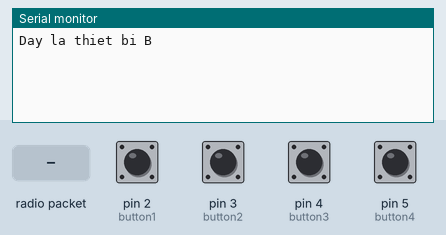
Recording of a sketch running on a simulated Arduino Uno, built with avr-gcc and run on an emulated ATmega328P. On the bench: the last lines printed to the serial monitor. The inputs (shaded band) are chosen by the test bench; at power-on: pin 2 (button1), pin 3 (button2), pin 4 (button3), pin 5 (button4) HIGH. No radio packets arrive unless stated.

Above: at 1.2 s.
1.3 s: pin 2 (button1) pulled LOW for 0.15 s
At 2.6 s:
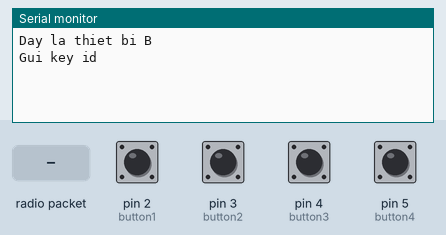
2.9 s: radio packet "Xac thuc thanh cong" arrives
At 4.1 s:
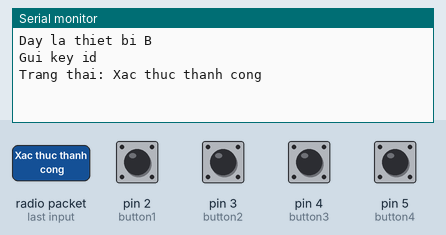
4.4 s: radio packet "1" arrives
At 5.3 s:
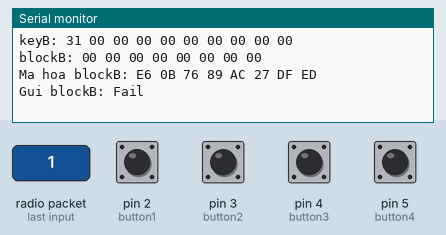
5.9 s: radio packet "0" arrives
At 6.6 s:
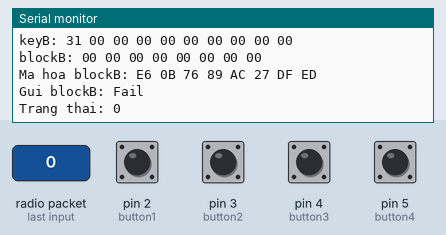

The sketch:

trans.ino
```cpp
#include <SPI.h>
#include <nRF24L01.h>
#include <RF24.h>

#define PRESENT_KEY_SIZE 10
#define PRESENT_BLOCK_SIZE 8
#define PRESENT_ROUNDS 31

int key_id_B = 2020703220207033;
RF24 radio(9, 10); // CE, CSN
const int button1 = 2;
const int button2 = 3;  // led đỏ
const int button3 = 4;  // Led vàng
const int button4 = 5;  // Led xanh
const byte addresses[][6] = {"1Node", "2Node"};
uint8_t keyB[PRESENT_KEY_SIZE] = {0};
uint8_t blockB[PRESENT_BLOCK_SIZE] = {0};

bool authenticated = false;
unsigned long lastDebounceTime = 0;
unsigned long debounceDelay = 50;
int lastButtonState[4] = {HIGH, HIGH, HIGH, HIGH};
int buttonState[4] = {HIGH, HIGH, HIGH, HIGH};

static const uint8_t SBox[16] = {
    0xC, 0x5, 0x6, 0xB, 0x9, 0x0, 0xA, 0xD, 0x3, 0xE, 0xF, 0x8, 0x4, 0x7, 0x1, 0x2
};

static const uint8_t PBox[64] = {
    0, 16, 32, 48, 1, 17, 33, 49, 2, 18, 34, 50, 3, 19, 35, 51,
    4, 20, 36, 52, 5, 21, 37, 53, 6, 22, 38, 54, 7, 23, 39, 55,
    8, 24, 40, 56, 9, 25, 41, 57, 10, 26, 42, 58, 11, 27, 43, 59,
    12, 28, 44, 60, 13, 29, 45, 61, 14, 30, 46, 62, 15, 31, 47, 63
};

void setup() {
  Serial.begin(9600);
  while (!Serial) {
    ;
  }

  if (!radio.begin()) {
    Serial.println("NRF24L01 initialization failed!");
    while (1);
  }
  radio.openWritingPipe(addresses[1]); // 00002
  radio.openReadingPipe(1, addresses[0]); // 00001
  radio.setPALevel(RF24_PA_LOW);
  radio.setDataRate(RF24_250KBPS);
  radio.setChannel(76);
  radio.stopListening();
  pinMode(button1, INPUT_PULLUP);
  pinMode(button2, INPUT_PULLUP);
  pinMode(button3, INPUT_PULLUP);
  pinMode(button4, INPUT_PULLUP);

  Serial.println("Day la thiet bi B");
}

void printHex(uint8_t* data, int length) {
  for (int i = 0; i < length; i++) {
    if (data[i] < 0x10) Serial.print("0");
    Serial.print(data[i], HEX);
    Serial.print(" ");
  }
  Serial.println();
}

void processReceivedData(uint8_t* keynhan) {
  Serial.print("Goi tin tu A: ");
  printHex(keynhan, 18);

  for (int i = 0; i < PRESENT_KEY_SIZE; i++) {
    keyB[i] = keynhan[i];
  }

  for (int i = 0; i < PRESENT_BLOCK_SIZE; i++) {
    blockB[i] = keynhan[i + PRESENT_KEY_SIZE];
  }

  Serial.print("keyB: ");
  printHex(keyB, PRESENT_KEY_SIZE);

  Serial.print("blockB: ");
  printHex(blockB, PRESENT_BLOCK_SIZE);
}

void present_encrypt(uint8_t *block, uint8_t *key) {
    uint64_t state = 0;
    uint64_t round_key[PRESENT_ROUNDS + 1];

    for (int i = 0; i < PRESENT_BLOCK_SIZE; ++i) {
        state |= ((uint64_t)block[i]) << (8 * (7 - i));
    }

    for (int i = 0; i <= PRESENT_ROUNDS; ++i) {
        round_key[i] = 0;
        for (int j = 0; j < PRESENT_KEY_SIZE; ++j) {
            round_key[i] |= ((uint64_t)key[j]) << (8 * (9 - j));
        }

        for (int j = 0; j < 8; ++j) {
            key[j] = key[j + 1];
        }
        key[8] = key[9];
        key[9] = key[1] ^ i;
    }

    for (int i = 0; i < PRESENT_ROUNDS; ++i) {
        state ^= round_key[i];

        uint64_t new_state = 0;
        for (int j = 0; j < 16; ++j) {
            new_state |= ((uint64_t)SBox[(state >> (4 * j)) & 0xF]) << (4 * j);
        }
        state = new_state;

        new_state = 0;
        for (int j = 0; j < 64; ++j) {
            new_state |= ((state >> j) & 0x1) << PBox[j];
        }
        state = new_state;
    }

    state ^= round_key[PRESENT_ROUNDS];

    for (int i = 0; i < PRESENT_BLOCK_SIZE; ++i) {
        block[i] = (state >> (8 * (7 - i))) & 0xFF;
    }
}

void check_buttons() {
  for (int i = 0; i < 4; i++) {
    int reading = digitalRead(button1 + i);
    if (reading != lastButtonState[i]) {
      lastDebounceTime = millis();
    }

    if ((millis() - lastDebounceTime) > debounceDelay) {
      if (reading != buttonState[i]) {
        buttonState[i] = reading;
        if (buttonState[i] == LOW) {
          if (i == 0) {
            button1_press();
          } else if (authenticated) {
            send_led_command("RYG"[i-1]);
          }
        }
      }
    }
    lastButtonState[i] = reading;
  }
}

void button1_press() {
  // Send key_id_B
  radio.stopListening();
  bool tx_ok = radio.write(&key_id_B, sizeof(key_id_B));
  Serial.println("Gui key id ");

  if (!tx_ok) {
    delay(100);
    tx_ok = radio.write(&key_id_B, sizeof(key_id_B));
  }

  radio.startListening();

  // Wait for response from receiver
  unsigned long startTime = millis();
  bool receivedResponse = false;
  while (millis() - startTime < 5000) {
    if (radio.available()) {
      char response[32];
      radio.read(&response, sizeof(response));
      Serial.print("Trang thai: ");
      Serial.println(response);
      receivedResponse = true;
      break;
    }
  }

  if (!receivedResponse) {
    Serial.println("K phan hoi");
    radio.stopListening();
    return;
  }

  // Wait to receive data from receiver
  startTime = millis();
  while (millis() - startTime < 5000) {
    if (radio.available()) {
      uint8_t keynhan[18];
      radio.read(&keynhan, sizeof(keynhan));
      processReceivedData(keynhan);

      // Encrypt blockB
      present_encrypt(blockB, keyB);

      Serial.print("Ma hoa blockB: ");
      printHex(blockB, PRESENT_BLOCK_SIZE);

      // Send encrypted blockB
      radio.stopListening();
      tx_ok = radio.write(&blockB, sizeof(blockB));
      Serial.print("Gui blockB: ");
      Serial.println(!tx_ok ? "OK" : "Fail");
      radio.startListening();

      // Wait for confirmation from receiver
      startTime = millis();
      while (millis() - startTime < 5000) {
        if (radio.available()) {
          char confirmation[32];
          radio.read(&confirmation, sizeof(confirmation));
          Serial.print("Trang thai: ");
          Serial.println(confirmation);
          if (strcmp(confirmation, "Xac thuc thanh cong") == 0) {
            authenticated = true;
            Serial.println("Xac thuc thanh cong. Dung nut 2 3 4 de mo LED");
          }
          radio.stopListening();
          return;
        }
      }
      Serial.println("K co thong tin tra ve");
      break;
    }
  }
  Serial.println("Timeout");
  radio.stopListening();
}

void send_led_command(char command) {
  radio.stopListening();
  bool tx_ok = radio.write(&command, sizeof(command));
  Serial.print("Mo LED  ");
  Serial.print(command);
  Serial.println(!tx_ok ? ": OK" : ": Failed");
  radio.startListening();
}

void loop() {
  check_buttons();
}
```

Measured:
- after the input at 1.3 s, the serial monitor: prints a new line after 0.05 s (image 1)
- after the input at 2.9 s, the serial monitor: prints a new line at once (image 2)
- after the input at 4.4 s, the serial monitor: prints a new line at once (image 3)
- after the input at 5.9 s, the serial monitor: prints a new line at once (image 4)
